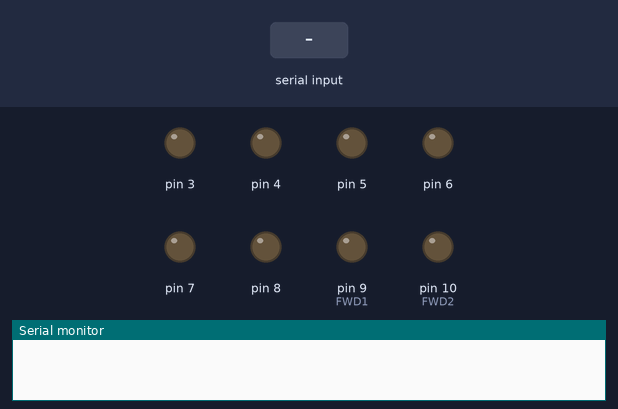
This sketch was run on a simulated Arduino Uno, built with avr-gcc and run on an emulated ATmega328P. On the bench: output pins drawn as LEDs (lit = HIGH), the last lines printed to the serial monitor. The test bench sets the inputs (shaded band).

Above: at 1.2 s.
1.3 s: "<90,45,200>" received over Serial
At 2.5 s:
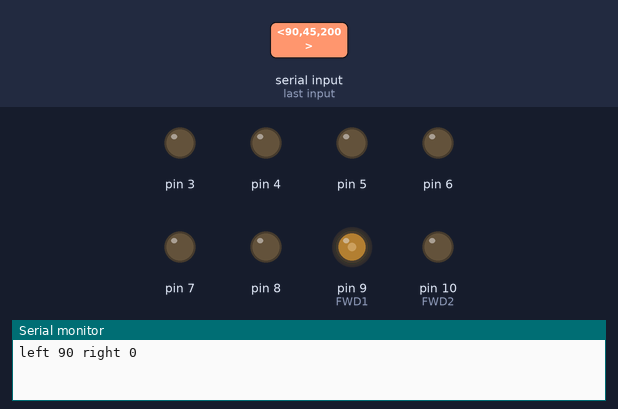
2.8 s: "<30,150,10>" received over Serial
At 3.8 s:
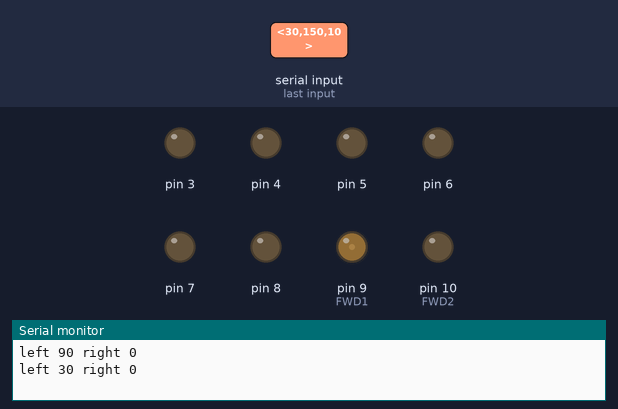
4.3 s: "<200>" received over Serial
At 4.9 s:
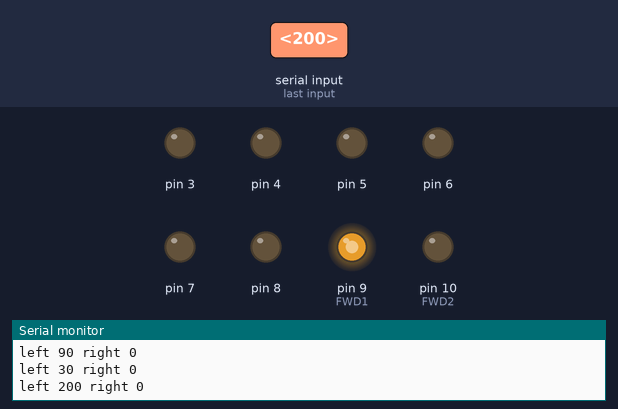
5.8 s: "<90,45>" received over Serial
At 7.0 s:
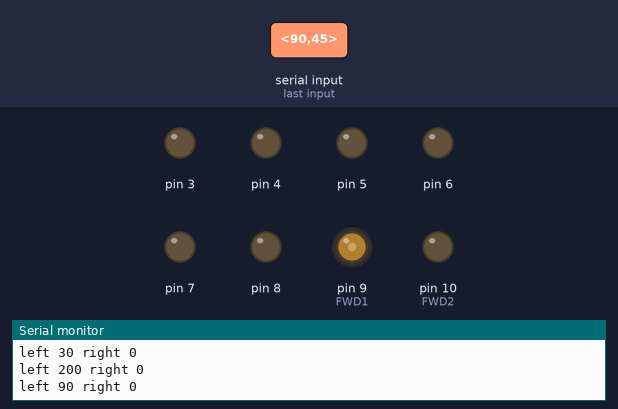
7.3 s: "<30,150>" received over Serial
At 8.4 s:
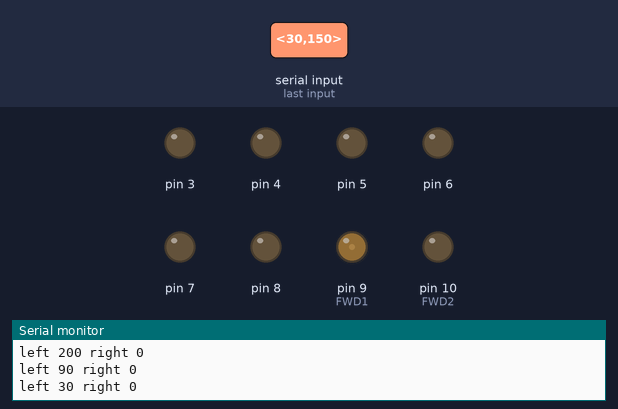
Timing chart, 0 to 9.8 s (numbered marks = the images above; inputs shaded):
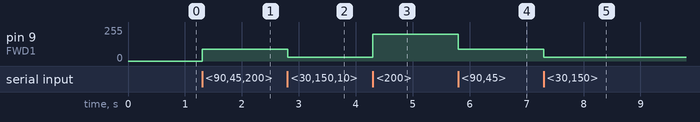

The sketch:

angleSteering.ino
```cpp
/*
  CONNECTIONS:

  GND........GND
  VCC........5V
  R_EN.......5V
  L_EN.......5V
  RPWM.......D5
  LPWM.......D6
  Servo......D9

Driver Voltage:  5 V

min. PWM: 140

*/

#define FWD1 9

#define FWD2 10

#define DEL 1000

byte rec;

bool mot = 0;

const byte numChars = 8;

char receivedChars[numChars];
char tempChars[numChars];        // temporary array for use when parsing

// variables to hold the parsed data
char messageFromPC[numChars] = {0};
byte rec1 = 0;
byte rec2 = 0;

//time related
unsigned long currMillis;
unsigned long lastMillis = 0;


byte left = 0;
byte right = 0;

boolean newData = false;

//============

void setup() {
  Serial.begin(115200);
  Serial.setTimeout(1);


  for (byte i = 3; i < 11; i++)pinMode(i, OUTPUT);

 }

//============

void loop() {
  currMillis = millis();
  recvWithStartEndMarkers();
  confirmData();

}


//============

void recvWithStartEndMarkers() {
  static boolean recvInProgress = false;
  static byte ndx = 0;
  char startMarker = '<';
  char endMarker = '>';
  char rc;

  while (Serial.available() > 0 && newData == false) {
    rc = Serial.read();

    if (recvInProgress == true) {
      if (rc != endMarker) {
        receivedChars[ndx] = rc;
        ndx++;
        if (ndx >= numChars) {
          ndx = numChars - 1;
        }
      }
      else {
        receivedChars[ndx] = '\0'; // terminate the string
        recvInProgress = false;
        ndx = 0;
        newData = true;
      }
    }

    else if (rc == startMarker) {
      recvInProgress = true;
    }
  }

}


void parseData() {      // split the data into its parts

  char * strtokIndx; // this is used by strtok() as an index

  strtokIndx = strtok(tempChars, "*");     // get the first part - the string
  strcpy(messageFromPC, strtokIndx); // copy it to messageFromPC
  rec1 = atoi(strtokIndx);

  strtokIndx = strtok(NULL, "*"); // this continues where the previous call left off
  rec2 = atoi(strtokIndx);     // convert this part to an integer

  left = rec1;
  right = rec2;

}


void showParsedData() {
  Serial.print("left ");
  Serial.print(left);

  Serial.print(" right ");
  Serial.print(right);
  Serial.println(" ");

  analogWrite(FWD1, left);
  analogWrite(FWD2, right);

}

void confirmData() {
  if (newData == true) {
    strcpy(tempChars, receivedChars);
    parseData();
    showParsedData();
    newData = false;
  }


}
```

Measured:
- after the input at 1.3 s, pin 9 (FWD1): 0/255 → 90/255 at once
- after the input at 2.8 s, pin 9 (FWD1): 90/255 → 30/255 at once
- after the input at 4.3 s, pin 9 (FWD1): 30/255 → 200/255 at once
- after the input at 5.8 s, pin 9 (FWD1): 200/255 → 90/255 at once
- after the input at 7.3 s, pin 9 (FWD1): 90/255 → 30/255 at once
